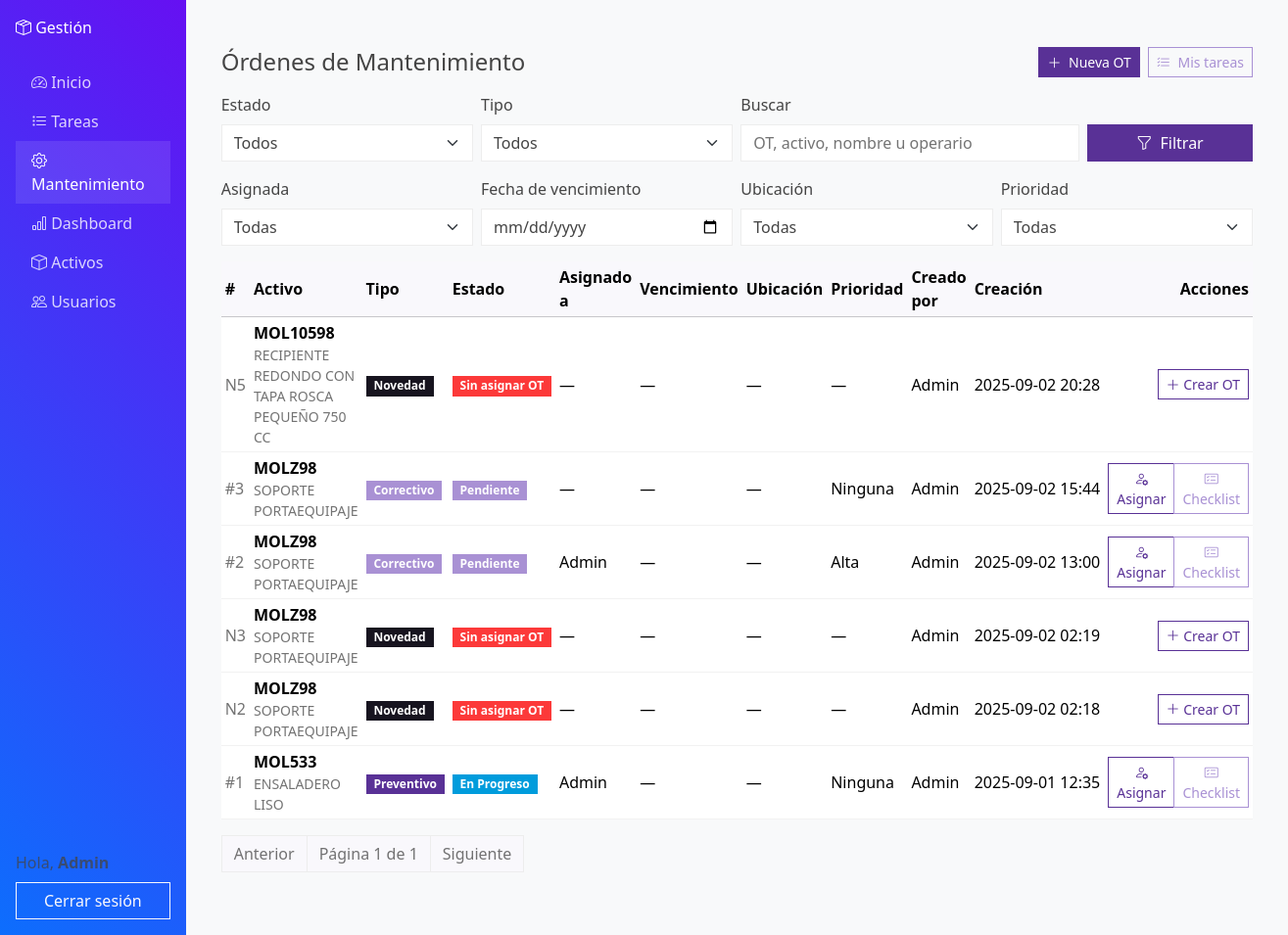
Page /activos/ (signed in) on the committed database.
### activos/models.py (models this page shows, shortened)
class Novedad(models.Model):
    class Etapa(models.TextChoices):
        INICIO = "INICIO", "Inicio"
        TALLER_MOLDES = "Taller Moldes", "Taller Moldes"
        ALISTAMIENTO_MOLDES = "Alistamiento Moldes", "Alistamiento Moldes"
        MONTAJE_MOLDES = "Montaje Moldes", "Montaje Moldes"
        PLANTA_PRODUCCION = "Planta - Producción", "Planta - Producción"
    activo = models.ForeignKey(Activo, on_delete=models.CASCADE, related_name="novedades")
    etapa = models.CharField(max_length=100, choices=Etapa.choices)
    descripcion = models.TextField()
    falla = models.ForeignKey(
        CatalogoFalla, null=True, blank=True, on_delete=models.SET_NULL, related_name="novedades"
    )
    archivo = models.FileField(
        upload_to="novedades/%Y/%m/%d/", null=True, blank=True
    )
    fecha = models.DateTimeField(auto_now_add=True)
    reportado_por = models.ForeignKey(
        settings.AUTH_USER_MODEL,
        null=True,
        on_delete=models.SET_NULL,
        related_name="novedades_reportadas",
    )
    orden_mantenimiento = models.ForeignKey(
        "RegistroMantenimiento",
        null=True,
        blank=True,
        on_delete=models.SET_NULL,
        related_name="novedades",
    )

class Activo(models.Model):
    codigo = models.CharField(max_length=100, unique=True, verbose_name="Código")
    numero_activo = models.CharField(max_length=255, verbose_name="# Activo")
    nombre = models.CharField(max_length=255, verbose_name="Nombre")
    peso = models.DecimalField(max_digits=10, decimal_places=2, null=True, blank=True, verbose_name="Peso")
    familia = models.ForeignKey("FamiliaActivo", null=True, blank=True, on_delete=models.SET_NULL, related_name="activos")
    categoria = models.ForeignKey("CategoriaActivo", null=True, blank=True, on_delete=models.SET_NULL, related_name="activos")
    estado = models.ForeignKey("EstadoActivo", null=True, blank=True, on_delete=models.SET_NULL, related_name="activos")
    ubicacion = models.ForeignKey("Ubicacion", null=True, blank=True, on_delete=models.SET_NULL, related_name="activos")
    qr_code = models.ImageField(upload_to="qr_codes", blank=True, null=True)

class RegistroMantenimiento(models.Model):
    activo = models.ForeignKey(Activo, on_delete=models.CASCADE, related_name="mantenimientos")
    estado = models.CharField(max_length=3, choices=EstadoOT.choices, default=EstadoOT.PEN)
    tipo = models.CharField(max_length=3, choices=TipoOT.choices, default=TipoOT.PRE)
    titulo = models.CharField(max_length=160, default="", blank=False)
    descripcion = models.TextField(blank=True, default="")
    prioridad = models.CharField(max_length=4, choices=PrioridadOT.choices, default=PrioridadOT.NONE)
    fecha_inicio = models.DateField(null=True, blank=True)
    vencimiento = models.DateField(null=True, blank=True)
    recurrencia = models.CharField(max_length=5, choices=RecurrenciaOT.choices, default=RecurrenciaOT.NONE)
    tiempo_estimado_minutos = models.PositiveIntegerField(default=0)
    ubicacion = models.ForeignKey(Ubicacion, null=True, blank=True, on_delete=models.SET_NULL, related_name="ordenes")
    falla = models.ForeignKey("CatalogoFalla", null=True, blank=True, on_delete=models.SET_NULL, related_name="ots")
    plantilla_aplicada = models.ForeignKey(
        "PlantillaChecklist", null=True, blank=True, on_delete=models.SET_NULL, related_name="ots_usadas"
    )
    fecha_creacion = models.DateTimeField(auto_now_add=True)
    fecha_inicio_ejecucion = models.DateTimeField(null=True, blank=True)
    fecha_fin_ejecucion = models.DateTimeField(null=True, blank=True)
    fecha_cierre = models.DateTimeField(null=True, blank=True)
    anio_ejecucion = models.PositiveSmallIntegerField(null=True, blank=True)
    semana_ejecucion = models.PositiveSmallIntegerField(null=True, blank=True)
    lectura_ejecucion = models.DecimalField(max_digits=12, decimal_places=2, null=True, blank=True)
    creado_por = models.ForeignKey(settings.AUTH_USER_MODEL, on_delete=models.SET_NULL, null=True, related_name="ordenes_creadas")
    asignado_a = models.ForeignKey(settings.AUTH_USER_MODEL, on_delete=models.SET_NULL, null=True, blank=True, related_name="tareas_asignadas")
    completado_por = models.ForeignKey(settings.AUTH_USER_MODEL, on_delete=models.SET_NULL, null=True, blank=True, related_name="tareas_completadas")
    class Meta:
        indexes = [
            models.Index(fields=["estado"]),
            models.Index(fields=["tipo"]),
            models.Index(fields=["prioridad"]),
            models.Index(fields=["-fecha_creacion"]),
            models.Index(fields=["-fecha_inicio_ejecucion"]),
            models.Index(fields=["-fecha_cierre"]),
            models.Index(fields=["vencimiento"]),
            models.Index(fields=["activo"]),
            models.Index(fields=["asignado_a"]),
            models.Index(fields=["ubicacion"]),
        ]
        ordering = ["-fecha_creacion", "-id"]

### activos/views.py (the view, shortened to what this page needs)
# urls.py: path("", views.ordenes_list, name="ordenes_list"),
@login_required
@user_passes_test(es_supervisor)
def ordenes_list(request):
    defaults = {
        "estado": "",
        "tipo": "",
        "q": "",
        "asignado": "",
        "vencimiento": "",
        "ubicacion": "",
        "prioridad": "",
    }
    filtros = {**defaults, **request.session.get("filtros_ot", {})}
    qs = RegistroMantenimiento.objects.select_related("activo").all()
    novedades_qs = (
        Novedad.objects.select_related("activo")
        .filter(orden_mantenimiento__isnull=True)
    )
    if filtros.get("estado"):
        if filtros["estado"] == EstadoOT.SIN:
            qs = qs.none()
        else:
            qs = qs.filter(estado=filtros["estado"])
    if filtros.get("tipo"):
        qs = qs.filter(tipo=filtros["tipo"])
    if filtros.get("ubicacion"):
        qs = qs.filter(activo__ubicacion_id=filtros["ubicacion"])
    if filtros.get("prioridad"):
        qs = qs.filter(prioridad=filtros["prioridad"])
    if filtros.get("vencimiento"):
        qs = qs.filter(vencimiento__date__lte=filtros["vencimiento"])
    items = [
        (ot, False) for ot in qs.order_by("-fecha_creacion")
    ] + [
        (nov, True) for nov in novedades_qs.order_by("-fecha")
    ]
    items.sort(
        key=lambda tup: getattr(tup[0], "fecha_creacion", None)
        or getattr(tup[0], "fecha", None),
        reverse=True,
    )
    paginator = Paginator(items, 25)
    page_obj = paginator.get_page(request.GET.get("page"))
    context = {
        "page_obj": page_obj,
        "ordenes": page_obj.object_list,
        "section": "mantenimiento",
        "ESTADOS": EstadoOT.choices,
        "PRIORIDADES": PrioridadOT.choices,
        "ubicaciones": Ubicacion.objects.all(),
        "filtros": filtros,
    }
    return render(request, "activos/ordenes_list.html", context)

### activos/templates/activos/ordenes_list.html (shortened to what this page needs)
{% extends "core/base.html" %}
{% load static %}
{% block content %}
<div class="container py-4">
  <div class="d-flex justify-content-between align-items-center mb-3">
    <h1 class="h4 mb-0">Órdenes de Mantenimiento</h1>
    <div class="d-flex gap-2">
      <a href="{% url 'activos:agendar_mantenimiento' %}" class="btn btn-sm btn-primary">
        <i class="bi bi-plus-lg me-1"></i> Nueva OT
      </a>
      <a href="{% url 'activos:mis_tareas' %}" class="btn btn-sm btn-outline-secondary">
        <i class="bi bi-list-check me-1"></i> Mis tareas
      </a>
    </div>
  </div>
  <form method="post" class="row gy-2 gx-2 align-items-end mb-3">
    <div class="col-md-3">
      <label class="form-label">Estado</label>
      <select name="estado" class="form-select">
        <option value="" {% if not filtros.estado %}selected{% endif %}>Todos</option>
      </select>
    </div>
    <div class="col-md-3">
      <label class="form-label">Tipo</label>
      <select name="tipo" class="form-select">
        <option value="" {% if not filtros.tipo %}selected{% endif %}>Todos</option>
      </select>
    </div>
    <div class="col-md-4">
      <label class="form-label">Buscar</label>
      <input type="text" name="q" class="form-control" value="{{ filtros.q }}" placeholder="OT, activo, nombre u operario">
    </div>
    <div class="col-md-2">
      <button class="btn btn-primary w-100" type="submit">
        <i class="bi bi-funnel me-1"></i> Filtrar
      </button>
    </div>
    <div class="col-md-3">
      <label class="form-label">Asignada</label>
      <select name="asignado" class="form-select">
        <option value="" {% if not filtros.asignado %}selected{% endif %}>Todas</option>
      </select>
    </div>
    <div class="col-md-3">
      <label class="form-label">Fecha de vencimiento</label>
      <input type="date" name="vencimiento" class="form-control" value="{{ filtros.vencimiento }}">
    </div>
    <div class="col-md-3">
      <label class="form-label">Ubicación</label>
      <select name="ubicacion" class="form-select">
        <option value="" {% if not filtros.ubicacion %}selected{% endif %}>Todas</option>
      </select>
    </div>
    <div class="col-md-3">
      <label class="form-label">Prioridad</label>
      <select name="prioridad" class="form-select">
        <option value="" {% if not filtros.prioridad %}selected{% endif %}>Todas</option>
      </select>
    </div>
  </form>
  <div class="table-responsive">
    <table class="table table-sm align-middle">
      <thead class="table-light">
        <tr>
          <th>#</th>
          <th>Activo</th>
          <th>Tipo</th>
          <th>Estado</th>
          <th>Asignado a</th>
          <th>Vencimiento</th>
          <th>Ubicación</th>
          <th>Prioridad</th>
          <th>Creado por</th>
          <th>Creación</th>
          <th class="text-end">Acciones</th>
        </tr>
      </thead>
      <tbody>
      {% for obj, es_novedad in page_obj.object_list %}
        <tr>
          {% if es_novedad %}
            <td class="text-muted">N{{ obj.id }}</td>
            <td>
              <div class="fw-semibold">{{ obj.activo.codigo }}</div>
              <div class="small text-muted">{{ obj.activo.nombre }}</div>
            </td>
            <td><span class="badge text-bg-dark">Novedad</span></td>
            <td><span class="badge text-bg-danger">Sin asignar OT</span></td>
            <td>—</td>
            <td class="text-nowrap">—</td>
            <td>—</td>
            <td>—</td>
            <td>{{ obj.reportado_por.username|default:"—" }}</td>
            <td class="text-nowrap">{{ obj.fecha|date:"Y-m-d H:i" }}</td>
            <td class="text-end">
              <div class="btn-group btn-group-sm" role="group">
                <a href="{% url 'activos:novedad_detail' obj.id %}" class="btn btn-outline-primary">
                  <i class="bi bi-plus-lg"></i> Crear OT
                </a>
              </div>
            </td>
          {% else %}
            <td class="text-muted">#{{ obj.id }}</td>
            <td>
              <div class="fw-semibold">{{ obj.activo.codigo }}</div>
              <div class="small text-muted">{{ obj.activo.nombre }}</div>
            </td>
            <td>
              {% if obj.tipo == 'PRE' %}
                <span class="badge text-bg-primary">Preventivo</span>
              {% else %}
                <span class="badge text-bg-secondary">Correctivo</span>
              {% endif %}
            </td>
            <td>
              {% if obj.estado == 'PEN' %}
                <span class="badge text-bg-secondary">Pendiente</span>
              {% elif obj.estado == 'PRO' %}
                <span class="badge text-bg-info">En Progreso</span>
              {% elif obj.estado == 'REV' %}
                <span class="badge text-bg-warning">Pend. Revisión</span>
              {% elif obj.estado == 'CER' %}
                <span class="badge text-bg-success">Cerrada</span>
              {% endif %}
            </td>
            <td>{{ obj.asignado_a.username|default:"—" }}</td>
            <td class="text-nowrap">{{ obj.vencimiento|date:"Y-m-d"|default:"—" }}</td>
            <td>{{ obj.ubicacion.nombre|default:"—" }}</td>
            <td>{{ obj.get_prioridad_display }}</td>
            <td>{{ obj.creado_por.username|default:"—" }}</td>
            <td class="text-nowrap">{{ obj.fecha_creacion|date:"Y-m-d H:i" }}</td>
            <td class="text-end">
              <div class="btn-group btn-group-sm" role="group">
                <a href="{% url 'activos:asignar_ot' obj.id %}" class="btn btn-outline-primary">
                  <i class="bi bi-person-gear"></i> Asignar
                </a>
                <a href="{% url 'activos:checklist_mantenimiento' obj.id %}" class="btn btn-outline-secondary">
                  <i class="bi bi-card-checklist"></i> Checklist
                </a>
              </div>
            </td>
          {% endif %}
        </tr>
      {% empty %}
        <tr>
          <td colspan="11" class="text-center text-muted py-4">
            No hay órdenes con el filtro actual.
          </td>
        </tr>
      {% endfor %}
      </tbody>
    </table>
  </div>
  <nav aria-label="Paginación de órdenes">
    <ul class="pagination">
      {% if page_obj.has_previous %}
        <li class="page-item">
          <a class="page-link" href="?page={{ page_obj.previous_page_number }}">Anterior</a>
        </li>
      {% else %}
        <li class="page-item disabled"><span class="page-link">Anterior</span></li>
      {% endif %}
      <li class="page-item disabled">
        <span class="page-link">Página {{ page_obj.number }} de {{ page_obj.paginator.num_pages }}</span>
      </li>
      {% if page_obj.has_next %}
        <li class="page-item">
          <a class="page-link" href="?page={{ page_obj.next_page_number }}">Siguiente</a>
        </li>
      {% else %}
        <li class="page-item disabled"><span class="page-link">Siguiente</span></li>
      {% endif %}
    </ul>
  </nav>
</div>
{% endblock %}

### core/templates/core/base.html (shortened to what this page needs)
{% load static %}
<!DOCTYPE html>
<html lang="es">
<head>
  <link rel="stylesheet"
        href="https://cdn.jsdelivr.net/npm/bootswatch@5.3.3/dist/pulse/bootstrap.min.css">
  <link rel="stylesheet"
        href="https://cdn.jsdelivr.net/npm/bootstrap-icons@1.11.3/font/bootstrap-icons.min.css">
  <link rel="stylesheet" href="{% static 'core/style.css' %}">
</head>
<body>
<div class="d-flex">
  <nav id="sidebar" class="d-flex flex-column p-3 text-white">
    <a href="/" class="navbar-brand text-white mb-4">
      <i class="bi bi-box-seam"></i> Gestión
    </a>
    <ul class="nav nav-pills flex-column mb-auto">
      <li class="nav-item">
        <a href="{% url 'home' %}" class="nav-link {% if section == 'home' %}active{% endif %}">
          <i class="bi bi-speedometer2"></i> Inicio
        </a>
      </li>
      <li>
                <a href="{% url 'activos:mis_tareas' %}" class="nav-link {% if section == 'tareas' %}active{% endif %}">
          <i class="bi bi-list-task"></i> Tareas
        </a>
      </li>
      <li>
        <a href="{% url 'activos:ordenes_list' %}" class="nav-link {% if section == 'mantenimiento' %}active{% endif %}">
          <i class="bi bi-gear"></i> Mantenimiento
        </a>
      </li>
      <li>
        <a href="{% url 'dashboard_novedades' %}" class="nav-link {% if section == 'dashboard' %}active{% endif %}">
          <i class="bi bi-bar-chart"></i> Dashboard
        </a>
      </li>
      <li>
        <a href="{% url 'activos:activos_list' %}" class="nav-link {% if section == 'activos' %}active{% endif %}">
          <i class="bi bi-box"></i> Activos
        </a>
      </li>
      <li>
        <a href="{% url 'accounts:users_list' %}" class="nav-link {% if section == 'usuarios' %}active{% endif %}">
          <i class="bi bi-people"></i> Usuarios
        </a>
      </li>
    </ul>
    {% if user.is_authenticated %}
    <div class="mt-auto">
      <span class="text-muted">Hola, <strong>{{ user.username }}</strong></span>
      <form action="{% url 'accounts:logout' %}" method="post" class="mt-2">
        <button class="btn btn-outline-light w-100">Cerrar sesión</button>
      </form>
    </div>
    {% endif %}
  </nav>
  <div class="flex-grow-1 p-4">
    {% block content %}{% endblock %}
  </div>
</div>
</body>
</html>

### rows in the picture
Novedad: id "5", activo.codigo "MOL10598", activo.nombre "RECIPIENTE REDONDO CON TAPA ROSCA PEQUEÑO 750 CC", reportado_por.username "Admin", fecha "2025-09-02 20:28"
RegistroMantenimiento: id "3", activo.codigo "MOLZ98", activo.nombre "SOPORTE PORTAEQUIPAJE", tipo "Correctivo", estado "Pendiente", asignado_a.username "—", vencimiento "—", ubicacion.nombre "—", prioridad "Ninguna", creado_por.username "Admin", fecha_creacion "2025-09-02 15:44"
RegistroMantenimiento: id "2", activo.codigo "MOLZ98", activo.nombre "SOPORTE PORTAEQUIPAJE", tipo "Correctivo", estado "Pendiente", asignado_a.username "Admin", vencimiento "—", ubicacion.nombre "—", prioridad "Alta", creado_por.username "Admin", fecha_creacion "2025-09-02 13:00"
Novedad: id "3", activo.codigo "MOLZ98", activo.nombre "SOPORTE PORTAEQUIPAJE", reportado_por.username "Admin", fecha "2025-09-02 02:19"
Novedad: id "2", activo.codigo "MOLZ98", activo.nombre "SOPORTE PORTAEQUIPAJE", reportado_por.username "Admin", fecha "2025-09-02 02:18"
RegistroMantenimiento: id "1", activo.codigo "MOL533", activo.nombre "ENSALADERO LISO", tipo "Preventivo", estado "En Progreso", asignado_a.username "Admin", vencimiento "—", ubicacion.nombre "—", prioridad "Ninguna", creado_por.username "Admin", fecha_creacion "2025-09-01 12:35"

### other values in the picture
{{ user.username }} "Admin"
{{ page_obj.number }} "1"
{{ page_obj.paginator.num_pages }} "1"
